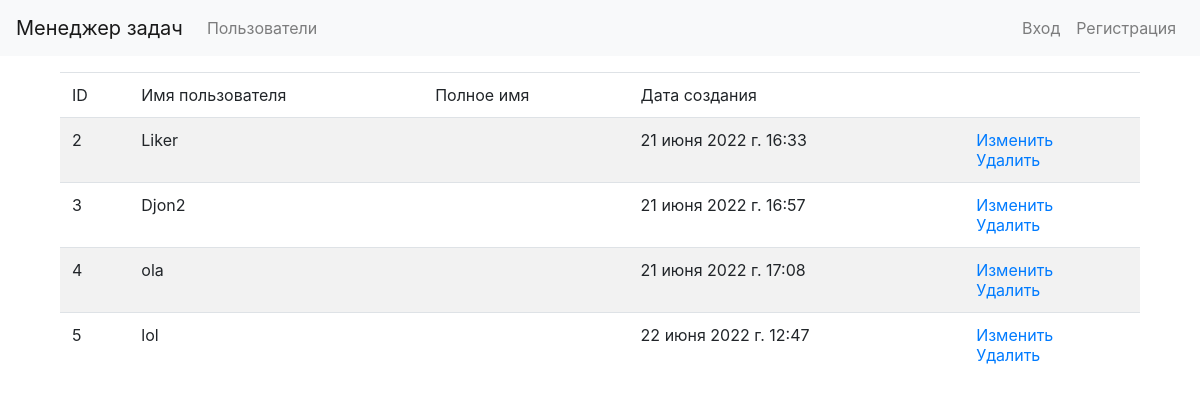
The app's page /users/, older data.
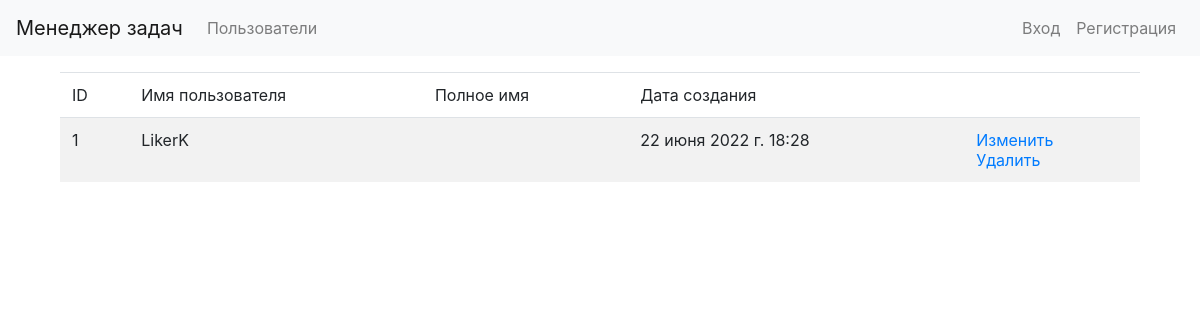
The same page, newer data.
### task_manager/users/models.py (models this page shows, shortened)
class User(AbstractUser):
    class Meta:
        verbose_name = gettext_lazy('User')
        verbose_name_plural = gettext_lazy('Users')
        ordering = ['id']

### task_manager/users/views.py (the view)
# urls.py: path('', UserList.as_view(), name='list'),
class UserList(ListView):
    model = User
    template_name = USER
    context_object_name = 'users'
    def get_context_data(self, **kwargs):
        context = super().get_context_data(**kwargs)
        context[TITLE] = LIST_TITLE
        return context

### task_manager/templates/users.html (shortened to what this page needs)
{% extends 'base.html' %}
{% load i18n %}
{% block content %}
<div class="container wrapper">
    <table class="table table-striped">
        <thead>
            <tr>
                <td>ID</td>
                <td>{% translate "User name" %}</td>
                <td>{% translate "Full name" %}</td>
                <td>{% translate "Date of creation" %}</td>
                <td></td>
            </tr>
        </thead>
        <tbody>
            {% for user in users %}
            <tr>
                <td>{{ user.id }}</td>
                <td>{{ user.username }}</td>
                <td>{{ user.first_name }} {{ user.last_name }}</td>
                <td>{{ user.date_joined }}</td>
                <td>
                    <a href="{% url 'users:change' user.id %}">{% translate "Change" %}</a>
                    <br>
                    <a href="{% url 'users:delete' user.id %}">{% translate "Delete" %}</a>
                </td>
            </tr>
            {% endfor %}
        </tbody>
    </table>
</div>
{% endblock %}

### task_manager/templates/base.html (shortened to what this page needs)
{% load i18n %}
{% load bootstrap4 %}
{% bootstrap_css %}
  <head>
  </head>
  <body class="d-flex flex-column min-vh-100">
    <nav class="navbar navbar-expand-lg navbar-light bg-light mb-3">
      <a class="navbar-brand" href="/">Менеджер задач</a>
      <div class="navbar-collapse collapse" id="navbarToggleExternalContent" style>
        <ul class="navbar-nav mr-auto">
          <li class="nav-item">
            <a class="nav-link" href="{% url 'users:list' %}">Пользователи</a>
          </li>
        </ul>
        <ul class="navbar-nav">
        {% if user.is_authenticated %}
          <li class="nav-item">
            <span class="nav-link">{{ user.username }}</span>
          </li>
          <li class="nav-item">
            <a class="nav-link" href="{% url 'logout' %}">Выход</a>
          </li>
        {% else %}
            <li class="nav-item">
              <a class="nav-link" href="{% url 'login' %}">Вход</a>
            </li>
            <li class="nav-item">
              <a class="nav-link" href="{% url 'users:create' %}">Регистрация</a>
            </li>
        {% endif %}
        </ul>
      </div>
    </nav>
    <div class="container wrapper flex-grow-1">
      {% block content %}{% endblock %}
    </div>
  </body>

Row changes from the older to the newer data that the page shows:
removed User: id "2", username "Liker", date_joined "21 июня 2022 г. 16:33"
removed User: id "3", username "Djon2", date_joined "21 июня 2022 г. 16:57"
removed User: id "4", username "ola", date_joined "21 июня 2022 г. 17:08"
removed User: id "5", username "lol", date_joined "22 июня 2022 г. 12:47"
added User: id "1", username "LikerK", date_joined "22 июня 2022 г. 18:28"
